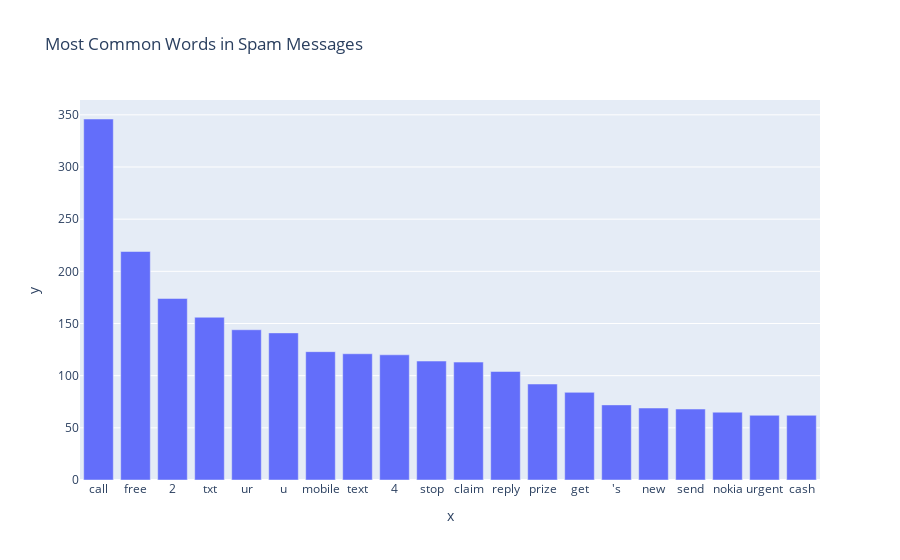

Here is the notebook cell this chart was saved with:
### Code cell
show_most_common_words(cleaned_data[cleaned_data['label'] == 'spam']['text'], title='Most Common Words in Spam Messages')

### Figure 1 — Plotly figure (JSON) as saved in the notebook; plotly's stock layout.template omitted (floating-point values rounded to 4 significant figures)
{"data": [{"alignmentgroup": "True", "hovertemplate": "x=%{x}<br>y=%{y}<extra></extra>", "legendgroup": "", "marker": {"color": "#636efa", "pattern": {"shape": ""}}, "name": "", "offsetgroup": "", "orientation": "v", "showlegend": false, "textposition": "auto", "type": "bar", "x": ["call", "free", "2", "txt", "ur", "u", "mobile", "text", "4", "stop", "claim", "reply", "prize", "get", "'s", "new", "send", "nokia", "urgent", "cash"], "xaxis": "x", "y": [346, 219, 174, 156, 144, 141, 123, 121, 120, 114, 113, 104, 92, 84, 72, 69, 68, 65, 62, 62], "yaxis": "y"}], "layout": {"barmode": "relative", "legend": {"tracegroupgap": 0}, "title": {"text": "Most Common Words in Spam Messages"}, "xaxis": {"anchor": "y", "domain": [0, 1], "title": {"text": "x"}}, "yaxis": {"anchor": "x", "domain": [0, 1], "title": {"text": "y"}}}}
